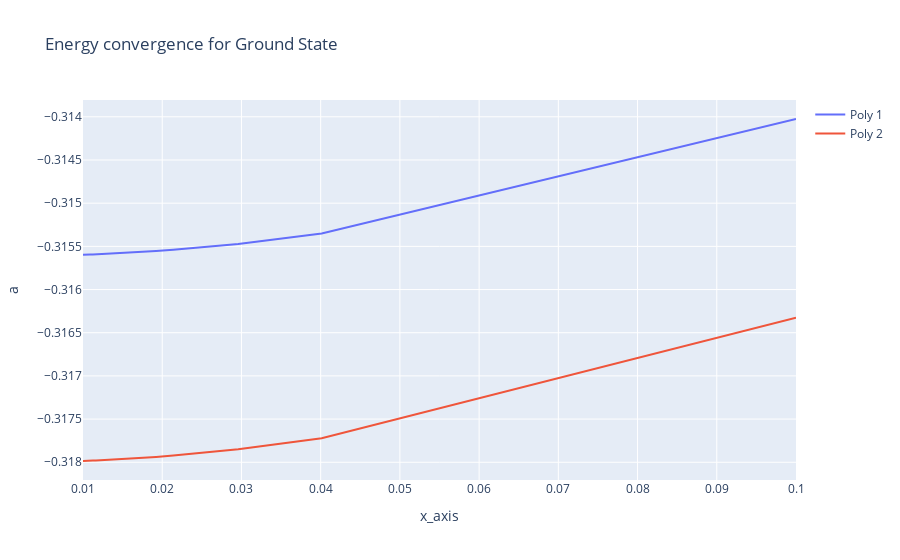

The notebook cell this image was saved under:
### Code cell
fig = go.Figure()
for i in range(len(extrap_intercepts)):
    fig.add_trace(go.Scatter(x = extrap_x[0], y = extrap_intercepts[i], name = f"Poly {i+1}"))

fig.update_layout(title='Energy convergence for Ground State',
                   xaxis_title='x_axis',
                   yaxis_title='a')
fig.show()

### Figure 1 — Plotly figure (JSON) as saved in the notebook; plotly's stock layout.template omitted (floating-point values rounded to 4 significant figures)
{"data": [{"name": "Poly 1", "type": "scatter", "x": [0.1, 0.04013, 0.02959, 0.02452, 0.0214, 0.01923, 0.01761, 0.01634, 0.01531, 0.01445, 0.01372, 0.0131, 0.01255, 0.01206, 0.01163, 0.01124, 0.01089, 0.01057, 0.01027, 0.01], "y": [-0.314, -0.3154, -0.3155, -0.3155, -0.3155, -0.3156, -0.3156, -0.3156, -0.3156, -0.3156, -0.3156, -0.3156, -0.3156, -0.3156, -0.3156, -0.3156, -0.3156, -0.3156, -0.3156, -0.3156]}, {"name": "Poly 2", "type": "scatter", "x": [0.1, 0.04013, 0.02959, 0.02452, 0.0214, 0.01923, 0.01761, 0.01634, 0.01531, 0.01445, 0.01372, 0.0131, 0.01255, 0.01206, 0.01163, 0.01124, 0.01089, 0.01057, 0.01027, 0.01], "y": [-0.3163, -0.3177, -0.3178, -0.3179, -0.3179, -0.3179, -0.3179, -0.318, -0.318, -0.318, -0.318, -0.318, -0.318, -0.318, -0.318, -0.318, -0.318, -0.318, -0.318, -0.318]}], "layout": {"title": {"text": "Energy convergence for Ground State"}, "xaxis": {"title": {"text": "x_axis"}}, "yaxis": {"title": {"text": "a"}}}}
